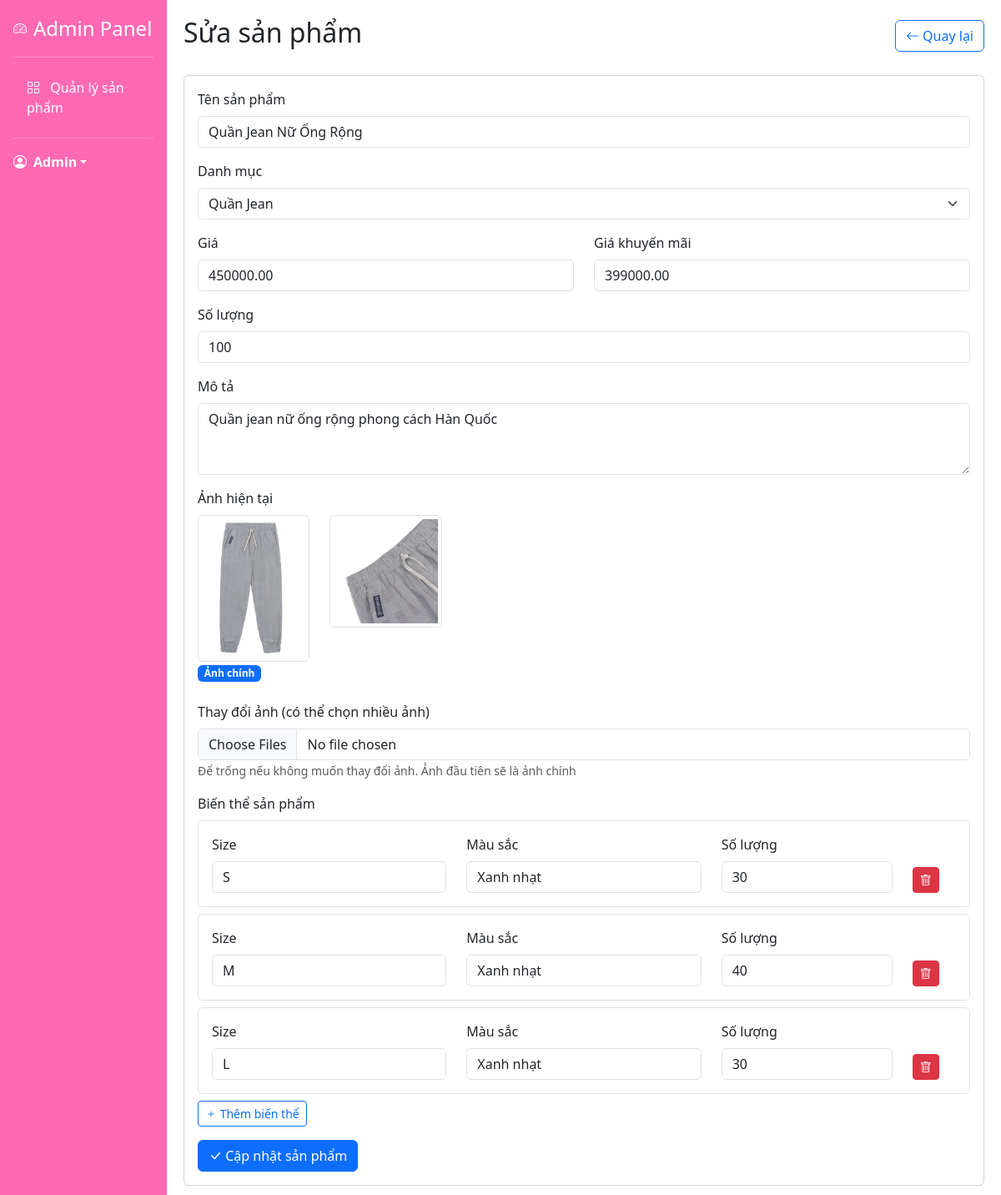
The app's page /admin/edit.php?id=1 (signed in), older data.
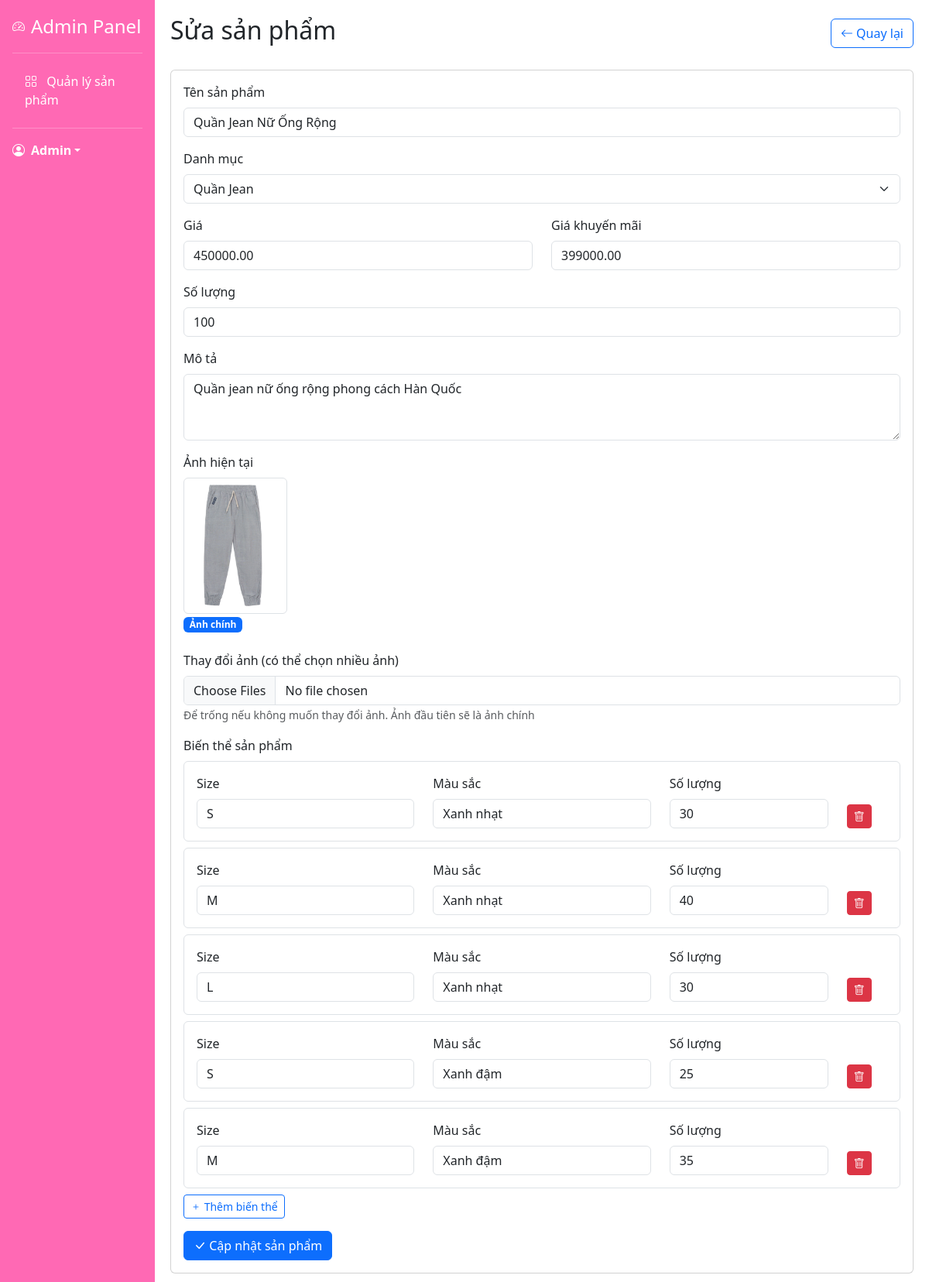
The same page, newer data.
### tables this page shows
CREATE TABLE `product_images` (
  `id` int NOT NULL AUTO_INCREMENT,
  `product_id` int NOT NULL,
  `image_path` varchar(255) NOT NULL,
  `is_main` tinyint(1) DEFAULT '0',
  PRIMARY KEY (`id`),
  KEY `product_id` (`product_id`)
);

CREATE TABLE `product_variants` (
  `id` int NOT NULL AUTO_INCREMENT,
  `product_id` int NOT NULL,
  `size` varchar(10) NOT NULL,
  `color` varchar(50) NOT NULL,
  `stock` int DEFAULT '0',
  `sku` varchar(50) DEFAULT NULL,
  PRIMARY KEY (`id`),
  KEY `product_id` (`product_id`)
);

CREATE TABLE `products` (
  `id` int NOT NULL AUTO_INCREMENT,
  `category_id` int DEFAULT NULL,
  `name` varchar(200) NOT NULL,
  `description` text,
  `price` decimal(10,2) NOT NULL,
  `sale_price` decimal(10,2) DEFAULT NULL,
  `stock` int DEFAULT '0',
  `featured` tinyint(1) DEFAULT '0',
  `views` int DEFAULT '0',
  `created_at` timestamp NULL DEFAULT CURRENT_TIMESTAMP,
  PRIMARY KEY (`id`),
  KEY `category_id` (`category_id`)
);

### admin/edit.php (the view, shortened to what the changed rows need)
<?php
require_once '../config/database.php';
$product_id = isset($_GET['id']) ? (int)$_GET['id'] : 0;
$sql = "SELECT p.*, pi.image_path
        FROM products p
        LEFT JOIN product_images pi ON p.id = pi.product_id AND pi.is_main = 1
        WHERE p.id = $product_id";
$result = mysqli_query($conn, $sql);
$product = mysqli_fetch_assoc($result);
$sql = "SELECT * FROM product_images WHERE product_id = $product_id ORDER BY is_main DESC";
$images = mysqli_query($conn, $sql);
$sql = "SELECT * FROM product_variants WHERE product_id = $product_id";
$variants = mysqli_query($conn, $sql);
require_once 'includes/header.php';
?>
<div class="col-md-9 col-lg-10 content">
    <div class="d-flex justify-content-between align-items-center mb-4">
        <h2>Sửa sản phẩm</h2>
    </div>
    <div class="card">
        <div class="card-body">
            <form method="post" enctype="multipart/form-data">
                <div class="mb-3">
                    <label class="form-label">Tên sản phẩm</label>
                    <input type="text" class="form-control" name="name"
                           value="<?php echo $product['name']; ?>" required>
                </div>
                <div class="row">
                    <div class="col-md-6 mb-3">
                        <label class="form-label">Giá</label>
                        <input type="number" class="form-control" name="price"
                               value="<?php echo $product['price']; ?>" required>
                    </div>
                    <div class="col-md-6 mb-3">
                        <label class="form-label">Giá khuyến mãi</label>
                        <input type="number" class="form-control" name="sale_price"
                               value="<?php echo $product['sale_price']; ?>">
                    </div>
                </div>
                <div class="mb-3">
                    <label class="form-label">Số lượng</label>
                    <input type="number" class="form-control" name="stock"
                           value="<?php echo $product['stock']; ?>" required>
                </div>
                <div class="mb-3">
                    <label class="form-label">Mô tả</label>
                    <textarea class="form-control" name="description" rows="3"><?php echo $product['description']; ?></textarea>
                </div>
                <div class="mb-3">
                    <div class="row">
                        <?php while ($image = mysqli_fetch_assoc($images)): ?>
                            <div class="col-md-2 mb-2">
                                <img src="../assets/images/products/<?php echo $image['image_path']; ?>"
                                     class="img-thumbnail" alt="Product image">
                                <?php if ($image['is_main']): ?>
                                    <span class="badge bg-primary">Ảnh chính</span>
                                <?php endif; ?>
                            </div>
                        <?php endwhile; ?>
                    </div>
                </div>
                <div class="mb-3">
                    <div id="variants-container">
                        <?php
                        $variant_count = 0;
                        while ($variant = mysqli_fetch_assoc($variants)):
                        ?>
                            <div class="variant-item border rounded p-3 mb-2">
                                <div class="row">
                                    <div class="col-md-4">
                                        <label class="form-label">Size</label>
                                        <input type="text" class="form-control"
                                               name="variants[<?php echo $variant_count; ?>][size]"
                                               value="<?php echo $variant['size']; ?>">
                                    </div>
                                    <div class="col-md-4">
                                        <label class="form-label">Màu sắc</label>
                                        <input type="text" class="form-control"
                                               name="variants[<?php echo $variant_count; ?>][color]"
                                               value="<?php echo $variant['color']; ?>">
                                    </div>
                                    <div class="col-md-3">
                                        <label class="form-label">Số lượng</label>
                                        <input type="number" class="form-control"
                                               name="variants[<?php echo $variant_count; ?>][stock]"
                                               value="<?php echo $variant['stock']; ?>">
                                    </div>
                                    <div class="col-md-1 d-flex align-items-end">
                                        <button type="button" class="btn btn-danger btn-sm remove-variant">
                                            <i class="bi bi-trash"></i>
                                        </button>
                                    </div>
                                </div>
                            </div>
                        <?php
                            $variant_count++;
                        endwhile;
                        ?>
                    </div>
                </div>
            </form>
        </div>
    </div>
</div>
<?php require_once 'includes/footer.php'; ?>

Row changes from the older to the newer data that the page shows:
no longer on this page (row edited): product_images: image_path (picture)
now on this page (row edited): product_variants: size "S", color "Xanh đậm", stock "25"
now on this page (row edited): product_variants: size "M", color "Xanh đậm", stock "35"
